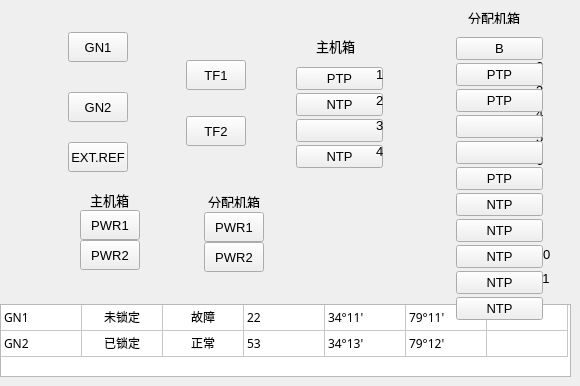
   <widget class="QWidget" name="tab_3">
    <attribute name="icon">
     <iconset>
      <normalon>:/new/prefix1/img/tab_1.png</normalon>
     </iconset>
    </attribute>
    <attribute name="title">
     <string/>
    </attribute>
    <widget class="QTableWidget" name="tableWidget_11">
     <property name="geometry">
      <rect>
       <x>0</x>
       <y>304</y>
       <width>571</width>
       <height>73</height>
      </rect>
     </property>
     <property name="font">
      <font>
       <family>宋体</family>
       <pointsize>9</pointsize>
       <weight>9</weight>
       <italic>false</italic>
       <bold>false</bold>
      </font>
     </property>
     <property name="focusPolicy">
      <enum>Qt::NoFocus</enum>
     </property>
     <property name="layoutDirection">
      <enum>Qt::LeftToRight</enum>
     </property>
     <property name="autoFillBackground">
      <bool>false</bool>
     </property>
     <property name="styleSheet">
      <string notr="true">selection-background-color: rgb(255, 0, 127);
font: 75 9pt &quot;宋体&quot;;</string>
     </property>
     <property name="verticalScrollBarPolicy">
      <enum>Qt::ScrollBarAlwaysOff</enum>
     </property>
     <property name="horizontalScrollBarPolicy">
      <enum>Qt::ScrollBarAlwaysOff</enum>
     </property>
     <property name="editTriggers">
      <set>QAbstractItemView::NoEditTriggers</set>
     </property>
     <property name="selectionMode">
      <enum>QAbstractItemView::NoSelection</enum>
     </property>
     <property name="selectionBehavior">
      <enum>QAbstractItemView::SelectItems</enum>
     </property>
     <property name="showGrid">
      <bool>true</bool>
     </property>
     <property name="cornerButtonEnabled">
      <bool>false</bool>
     </property>
     <property name="rowCount">
      <number>2</number>
     </property>
     <property name="columnCount">
      <number>7</number>
     </property>
     <attribute name="horizontalHeaderVisible">
      <bool>false</bool>
     </attribute>
     <attribute name="horizontalHeaderDefaultSectionSize">
      <number>81</number>
     </attribute>
     <attribute name="horizontalHeaderMinimumSectionSize">
      <number>15</number>
     </attribute>
     <attribute name="verticalHeaderVisible">
      <bool>false</bool>
     </attribute>
     <attribute name="verticalHeaderDefaultSectionSize">
      <number>26</number>
     </attribute>
     <attribute name="verticalHeaderHighlightSections">
      <bool>true</bool>
     </attribute>
     <attribute name="verticalHeaderMinimumSectionSize">
      <number>15</number>
     </attribute>
     <row>
      <property name="text">
       <string>New Row</string>
      </property>
     </row>
     <row>
      <property name="text">
       <string>New Row</string>
      </property>
     </row>
     <column>
      <property name="text">
       <string>接收机</string>
      </property>
     </column>
     <column>
      <property name="text">
       <string>状态</string>
      </property>
     </column>
     <column>
      <property name="text">
       <string>天线</string>
      </property>
     </column>
     <column>
      <property name="text">
       <string>收星数</string>
      </property>
     </column>
     <column>
      <property name="text">
       <string>经度</string>
      </property>
     </column>
     <column>
      <property name="text">
       <string>纬度</string>
      </property>
     </column>
     <column>
      <property name="text">
       <string>高度</string>
      </property>
     </column>
     <item row="0" column="0">
      <property name="text">
       <string>GN1</string>
      </property>
     </item>
     <item row="0" column="1">
      <property name="text">
       <string>未锁定</string>
      </property>
      <property name="textAlignment">
       <set>AlignCenter</set>
      </property>
     </item>
     <item row="0" column="2">
      <property name="text">
       <string>故障</string>
      </property>
      <property name="textAlignment">
       <set>AlignCenter</set>
      </property>
     </item>
     <item row="0" column="3">
      <property name="text">
       <string>22</string>
      </property>
      <property name="textAlignment">
       <set>AlignLeading|AlignVCenter</set>
      </property>
     </item>
     <item row="0" column="4">
      <property name="text">
       <string>34°11'</string>
      </property>
     </item>
     <item row="0" column="5">
      <property name="text">
       <string>79°11'</string>
      </property>
     </item>
     <item row="1" column="0">
      <property name="text">
       <string>GN2</string>
      </property>
     </item>
     <item row="1" column="1">
      <property name="text">
       <string>已锁定</string>
      </property>
      <property name="textAlignment">
       <set>AlignCenter</set>
      </property>
     </item>
     <item row="1" column="2">
      <property name="text">
       <string>正常</string>
      </property>
      <property name="textAlignment">
       <set>AlignCenter</set>
      </property>
     </item>
     <item row="1" column="3">
      <property name="text">
       <string>53</string>
      </property>
      <property name="textAlignment">
       <set>AlignLeading|AlignVCenter</set>
      </property>
     </item>
     <item row="1" column="4">
      <property name="text">
       <string>34°13'</string>
      </property>
     </item>
     <item row="1" column="5">
      <property name="text">
       <string>79°12'</string>
      </property>
     </item>
    </widget>
    <widget class="QWidget" name="widget_7" native="true">
     <property name="geometry">
      <rect>
       <x>424</x>
       <y>144</y>
       <width>30</width>
       <height>30</height>
      </rect>
     </property>
     <property name="styleSheet">
      <string notr="true">image: url(:/new/prefix1/img/alloc.png);</string>
     </property>
    </widget>
    <widget class="QPushButton" name="pushButton_10">
     <property name="geometry">
      <rect>
       <x>204</x>
       <y>212</y>
       <width>60</width>
       <height>30</height>
      </rect>
     </property>
     <property name="font">
      <font>
       <pointsize>10</pointsize>
      </font>
     </property>
     <property name="text">
      <string>PWR1</string>
     </property>
    </widget>
    <widget class="QPushButton" name="pushButton_8">
     <property name="geometry">
      <rect>
       <x>186</x>
       <y>60</y>
       <width>60</width>
       <height>30</height>
      </rect>
     </property>
     <property name="font">
      <font>
       <pointsize>10</pointsize>
      </font>
     </property>
     <property name="text">
      <string>TF1</string>
     </property>
    </widget>
    <widget class="QWidget" name="widget_4" native="true">
     <property name="geometry">
      <rect>
       <x>262</x>
       <y>96</y>
       <width>30</width>
       <height>30</height>
      </rect>
     </property>
     <property name="styleSheet">
      <string notr="true">image: url(:/new/prefix1/img/sw1.png);</string>
     </property>
    </widget>
    <widget class="QLabel" name="label_44">
     <property name="geometry">
      <rect>
       <x>208</x>
       <y>196</y>
       <width>54</width>
       <height>12</height>
      </rect>
     </property>
     <property name="font">
      <font>
       <pointsize>10</pointsize>
      </font>
     </property>
     <property name="text">
      <string>分配机箱</string>
     </property>
    </widget>
    <widget class="QPushButton" name="pushButton_7">
     <property name="geometry">
      <rect>
       <x>68</x>
       <y>142</y>
       <width>60</width>
       <height>30</height>
      </rect>
     </property>
     <property name="font">
      <font>
       <pointsize>10</pointsize>
      </font>
     </property>
     <property name="text">
      <string>EXT.REF</string>
     </property>
    </widget>
    <widget class="QWidget" name="widget_2" native="true">
     <property name="geometry">
      <rect>
       <x>8</x>
       <y>66</y>
       <width>61</width>
       <height>41</height>
      </rect>
     </property>
     <property name="styleSheet">
      <string notr="true">background-image: url(:/new/prefix1/img/antenna.png);</string>
     </property>
    </widget>
    <widget class="QPushButton" name="pushButton_12">
     <property name="geometry">
      <rect>
       <x>204</x>
       <y>242</y>
       <width>60</width>
       <height>30</height>
      </rect>
     </property>
     <property name="font">
      <font>
       <pointsize>10</pointsize>
      </font>
     </property>
     <property name="text">
      <string>PWR2</string>
     </property>
    </widget>
    <widget class="QWidget" name="widget_5" native="true">
     <property name="geometry">
      <rect>
       <x>162</x>
       <y>226</y>
       <width>40</width>
       <height>35</height>
      </rect>
     </property>
     <property name="styleSheet">
      <string notr="true">image: url(:/new/prefix1/img/v220.png);
background-image: url(:/new/prefix1/img/V220.png);</string>
     </property>
    </widget>
    <widget class="QWidget" name="layoutWidget">
     <property name="geometry">
      <rect>
       <x>296</x>
       <y>64</y>
       <width>87</width>
       <height>110</height>
      </rect>
     </property>
     <layout class="QVBoxLayout" name="verticalLayout_4">
      <property name="spacing">
       <number>0</number>
      </property>
      <item>
       <widget class="QPushButton" name="pushButton_30">
        <property name="font">
         <font>
          <pointsize>10</pointsize>
         </font>
        </property>
        <property name="text">
         <string>PTP</string>
        </property>
       </widget>
      </item>
      <item>
       <widget class="QPushButton" name="pushButton_19">
        <property name="font">
         <font>
          <pointsize>10</pointsize>
         </font>
        </property>
        <property name="text">
         <string>NTP</string>
        </property>
       </widget>
      </item>
      <item>
       <widget class="QPushButton" name="pushButton_20">
        <property name="font">
         <font>
          <pointsize>10</pointsize>
         </font>
        </property>
        <property name="text">
         <string/>
        </property>
       </widget>
      </item>
      <item>
       <widget class="QPushButton" name="pushButton_18">
        <property name="font">
         <font>
          <pointsize>10</pointsize>
         </font>
        </property>
        <property name="text">
         <string>NTP</string>
        </property>
       </widget>
      </item>
     </layout>
    </widget>
    <widget class="QWidget" name="widget_6" native="true">
     <property name="geometry">
      <rect>
       <x>36</x>
       <y>226</y>
       <width>40</width>
       <height>35</height>
      </rect>
     </property>
     <property name="styleSheet">
      <string notr="true">image: url(:/new/prefix1/img/v220.png);
background-image: url(:/new/prefix1/img/V220.png);</string>
     </property>
    </widget>
    <widget class="QLabel" name="label_27">
     <property name="geometry">
      <rect>
       <x>468</x>
       <y>12</y>
       <width>54</width>
       <height>12</height>
      </rect>
     </property>
     <property name="font">
      <font>
       <pointsize>10</pointsize>
      </font>
     </property>
     <property name="text">
      <string>分配机箱</string>
     </property>
    </widget>
    <widget class="QWidget" name="layoutWidget">
     <property name="geometry">
      <rect>
       <x>536</x>
       <y>34</y>
       <width>19</width>
       <height>253</height>
      </rect>
     </property>
     <layout class="QVBoxLayout" name="verticalLayout_3">
      <item>
       <widget class="QLabel" name="label_32">
        <property name="font">
         <font>
          <pointsize>10</pointsize>
         </font>
        </property>
        <property name="text">
         <string>1</string>
        </property>
       </widget>
      </item>
      <item>
       <widget class="QLabel" name="label_33">
        <property name="font">
         <font>
          <pointsize>10</pointsize>
         </font>
        </property>
        <property name="text">
         <string>2</string>
        </property>
       </widget>
      </item>
      <item>
       <widget class="QLabel" name="label_34">
        <property name="font">
         <font>
          <pointsize>10</pointsize>
         </font>
        </property>
        <property name="text">
         <string>3</string>
        </property>
       </widget>
      </item>
      <item>
       <widget class="QLabel" name="label_35">
        <property name="font">
         <font>
          <pointsize>10</pointsize>
         </font>
        </property>
        <property name="text">
         <string>4</string>
        </property>
       </widget>
      </item>
      <item>
       <widget class="QLabel" name="label_36">
        <property name="font">
         <font>
          <pointsize>10</pointsize>
         </font>
        </property>
        <property name="text">
         <string>5</string>
        </property>
       </widget>
      </item>
      <item>
       <widget class="QLabel" name="label_37">
        <property name="font">
         <font>
          <pointsize>10</pointsize>
         </font>
        </property>
        <property name="text">
         <string>6</string>
        </property>
       </widget>
      </item>
      <item>
       <widget class="QLabel" name="label_38">
        <property name="font">
         <font>
          <pointsize>10</pointsize>
         </font>
        </property>
        <property name="text">
         <string>7</string>
        </property>
       </widget>
      </item>
      <item>
       <widget class="QLabel" name="label_39">
        <property name="font">
         <font>
          <pointsize>10</pointsize>
         </font>
        </property>
        <property name="text">
         <string>8</string>
        </property>
       </widget>
      </item>
      <item>
       <widget class="QLabel" name="label_40">
        <property name="font">
         <font>
          <pointsize>10</pointsize>
         </font>
        </property>
        <property name="text">
         <string>9</string>
        </property>
       </widget>
      </item>
      <item>
       <widget class="QLabel" name="label_41">
        <property name="font">
         <font>
          <pointsize>10</pointsize>
         </font>
        </property>
        <property name="text">
         <string>10</string>
        </property>
       </widget>
      </item>
      <item>
       <widget class="QLabel" name="label_42">
        <property name="font">
         <font>
          <pointsize>10</pointsize>
         </font>
        </property>
        <property name="text">
         <string>11</string>
        </property>
       </widget>
      </item>
     </layout>
    </widget>
    <widget class="QWidget" name="widget_8" native="true">
     <property name="geometry">
      <rect>
       <x>150</x>
       <y>116</y>
       <width>30</width>
       <height>30</height>
      </rect>
     </property>
     <property name="styleSheet">
      <string notr="true">image: url(:/new/prefix1/img/sel2.png);</string>
     </property>
    </widget>
    <widget class="QPushButton" name="pushButton_9">
     <property name="geometry">
      <rect>
       <x>186</x>
       <y>116</y>
       <width>60</width>
       <height>30</height>
      </rect>
     </property>
     <property name="font">
      <font>
       <pointsize>10</pointsize>
      </font>
     </property>
     <property name="text">
      <string>TF2</string>
     </property>
    </widget>
    <widget class="QPushButton" name="pushButton_6">
     <property name="geometry">
      <rect>
       <x>68</x>
       <y>92</y>
       <width>60</width>
       <height>30</height>
      </rect>
     </property>
     <property name="font">
      <font>
       <pointsize>10</pointsize>
      </font>
     </property>
     <property name="text">
      <string>GN2</string>
     </property>
    </widget>
    <widget class="QWidget" name="layoutWidget">
     <property name="geometry">
      <rect>
       <x>456</x>
       <y>34</y>
       <width>87</width>
       <height>299</height>
      </rect>
     </property>
     <layout class="QVBoxLayout" name="verticalLayout_2">
      <property name="spacing">
       <number>0</number>
      </property>
      <item>
       <widget class="QPushButton" name="pushButton_33">
        <property name="font">
         <font>
          <pointsize>10</pointsize>
         </font>
        </property>
        <property name="text">
         <string>B</string>
        </property>
       </widget>
      </item>
      <item>
       <widget class="QPushButton" name="pushButton_36">
        <property name="font">
         <font>
          <pointsize>10</pointsize>
         </font>
        </property>
        <property name="text">
         <string>PTP</string>
        </property>
       </widget>
      </item>
      <item>
       <widget class="QPushButton" name="pushButton_34">
        <property name="font">
         <font>
          <pointsize>10</pointsize>
         </font>
        </property>
        <property name="text">
         <string>PTP</string>
        </property>
       </widget>
      </item>
      <item>
       <widget class="QPushButton" name="pushButton_38">
        <property name="enabled">
         <bool>true</bool>
        </property>
        <property name="font">
         <font>
          <pointsize>10</pointsize>
         </font>
        </property>
        <property name="text">
         <string/>
        </property>
       </widget>
      </item>
      <item>
       <widget class="QPushButton" name="pushButton_39">
        <property name="enabled">
         <bool>true</bool>
        </property>
        <property name="font">
         <font>
          <pointsize>10</pointsize>
         </font>
        </property>
        <property name="text">
         <string/>
        </property>
       </widget>
      </item>
      <item>
       <widget class="QPushButton" name="pushButton_32">
        <property name="font">
         <font>
          <pointsize>10</pointsize>
         </font>
        </property>
        <property name="text">
         <string>PTP</string>
        </property>
       </widget>
      </item>
      <item>
       <widget class="QPushButton" name="pushButton_31">
        <property name="font">
         <font>
          <pointsize>10</pointsize>
         </font>
        </property>
        <property name="text">
         <string>NTP</string>
        </property>
       </widget>
      </item>
      <item>
       <widget class="QPushButton" name="pushButton_35">
        <property name="font">
         <font>
          <pointsize>10</pointsize>
         </font>
        </property>
        <property name="text">
         <string>NTP</string>
        </property>
       </widget>
      </item>
      <item>
       <widget class="QPushButton" name="pushButton_37">
        <property name="font">
         <font>
          <pointsize>10</pointsize>
         </font>
        </property>
        <property name="text">
         <string>NTP</string>
        </property>
       </widget>
      </item>
      <item>
       <widget class="QPushButton" name="pushButton_40">
        <property name="font">
         <font>
          <pointsize>10</pointsize>
         </font>
        </property>
        <property name="text">
         <string>NTP</string>
        </property>
       </widget>
      </item>
      <item>
       <widget class="QPushButton" name="pushButton_41">
        <property name="font">
         <font>
          <pointsize>10</pointsize>
         </font>
        </property>
        <property name="text">
         <string>NTP</string>
        </property>
       </widget>
      </item>
     </layout>
    </widget>
    <widget class="QPushButton" name="pushButton_11">
     <property name="geometry">
      <rect>
       <x>80</x>
       <y>210</y>
       <width>60</width>
       <height>30</height>
      </rect>
     </property>
     <property name="font">
      <font>
       <pointsize>10</pointsize>
      </font>
     </property>
     <property name="text">
      <string>PWR1</string>
     </property>
    </widget>
    <widget class="QWidget" name="widget_3" native="true">
     <property name="geometry">
      <rect>
       <x>150</x>
       <y>58</y>
       <width>30</width>
       <height>30</height>
      </rect>
     </property>
     <property name="styleSheet">
      <string notr="true">image: url(:/new/prefix1/img/sel1.png);</string>
     </property>
    </widget>
    <widget class="QPushButton" name="pushButton_3">
     <property name="geometry">
      <rect>
       <x>68</x>
       <y>32</y>
       <width>60</width>
       <height>30</height>
      </rect>
     </property>
     <property name="font">
      <font>
       <pointsize>10</pointsize>
      </font>
     </property>
     <property name="text">
      <string>GN1</string>
     </property>
    </widget>
    <widget class="QWidget" name="widget" native="true">
     <property name="geometry">
      <rect>
       <x>8</x>
       <y>6</y>
       <width>60</width>
       <height>40</height>
      </rect>
     </property>
     <property name="styleSheet">
      <string notr="true">background-image: url(:/new/prefix1/img/antenna.png);</string>
     </property>
    </widget>
    <widget class="QLabel" name="label_26">
     <property name="geometry">
      <rect>
       <x>316</x>
       <y>38</y>
       <width>43</width>
       <height>16</height>
      </rect>
     </property>
     <property name="font">
      <font>
       <pointsize>10</pointsize>
      </font>
     </property>
     <property name="text">
      <string>主机箱</string>
     </property>
    </widget>
    <widget class="QWidget" name="layoutWidget">
     <property name="geometry">
      <rect>
       <x>376</x>
       <y>64</y>
       <width>16</width>
       <height>97</height>
      </rect>
     </property>
     <layout class="QVBoxLayout" name="verticalLayout_5">
      <item>
       <widget class="QLabel" name="label_28">
        <property name="font">
         <font>
          <pointsize>10</pointsize>
         </font>
        </property>
        <property name="text">
         <string>1</string>
        </property>
       </widget>
      </item>
      <item>
       <widget class="QLabel" name="label_29">
        <property name="font">
         <font>
          <pointsize>10</pointsize>
         </font>
        </property>
        <property name="text">
         <string>2</string>
        </property>
       </widget>
      </item>
      <item>
       <widget class="QLabel" name="label_30">
        <property name="font">
         <font>
          <pointsize>10</pointsize>
         </font>
        </property>
        <property name="text">
         <string>3</string>
        </property>
       </widget>
      </item>
      <item>
       <widget class="QLabel" name="label_31">
        <property name="font">
         <font>
          <pointsize>10</pointsize>
         </font>
        </property>
        <property name="text">
         <string>4</string>
        </property>
       </widget>
      </item>
     </layout>
    </widget>
    <widget class="QPushButton" name="pushButton_13">
     <property name="geometry">
      <rect>
       <x>80</x>
       <y>240</y>
       <width>60</width>
       <height>30</height>
      </rect>
     </property>
     <property name="font">
      <font>
       <pointsize>10</pointsize>
      </font>
     </property>
     <property name="text">
      <string>PWR2</string>
     </property>
    </widget>
    <widget class="QLabel" name="label_43">
     <property name="geometry">
      <rect>
       <x>90</x>
       <y>192</y>
       <width>43</width>
       <height>16</height>
      </rect>
     </property>
     <property name="font">
      <font>
       <pointsize>10</pointsize>
      </font>
     </property>
     <property name="text">
      <string>主机箱</string>
     </property>
    </widget>
   </widget>
